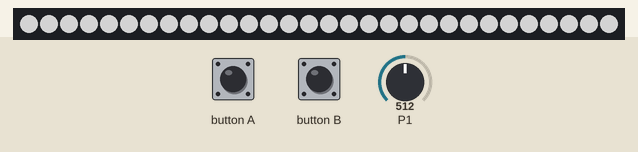
Simulated run of this program. Board: BBC micro:bit (MakeCode). Parts: 30 RGB LEDs in strip order, left to right. The test bench sets the inputs (shaded band); at power-on: P1 = 512 (analog values on the 0–1023 scale). Dim RGB values are drawn brighter than linear.

Above: at 1.2 s.
1.3 s: button A pressed for 0.15 s
At 1.8 s:
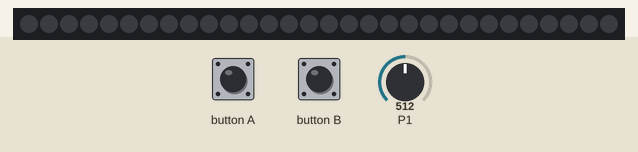
2.9 s: P1 set to 716
At 4.1 s:
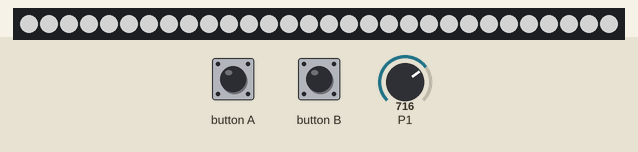
4.4 s: button B pressed for 0.15 s
Timing chart, 0 to 7.4 s (numbered marks = the images above; inputs shaded):
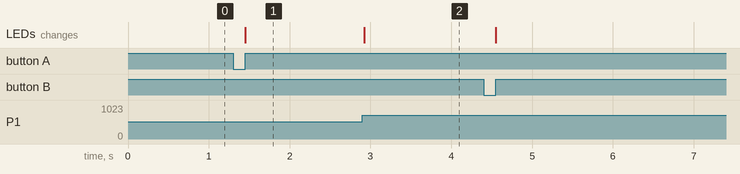

The program:

main.ts
```typescript
input.onButtonPressed(Button.A, function () {
    strip.showColor(neopixel.colors(NeoPixelColors.Black))
    strip.show()
})
input.onButtonPressed(Button.B, function () {
    strip.showColor(neopixel.colors(NeoPixelColors.White))
    strip.show()
})
let Poti = 0
let strip: neopixel.Strip = null
strip = neopixel.create(DigitalPin.P0, 30, NeoPixelMode.RGB)
strip.showColor(neopixel.colors(NeoPixelColors.Green))
strip.show()
let Hysterese = 5
let Poti_alt = 0
basic.forever(function () {
    Poti = pins.analogReadPin(AnalogReadWritePin.P1)
    if (Poti != Poti_alt) {
        Poti_alt = Poti
        strip.showColor(neopixel.colors(NeoPixelColors.White))
        strip.setBrightness(Math.map(Poti, 0, 1023, 0, 255))
        strip.show()
    }
    basic.pause(10)
})
```

test.ts
```typescript
// Hier kann man Tests durchführen; diese Datei wird nicht kompiliert, wenn dieses Paket als Erweiterung verwendet wird.
```

Measured:
- after the input at 1.3 s, the LEDs: change after 0.15 s (image 1)
- after the input at 2.9 s, the LEDs: change at once (image 2)
